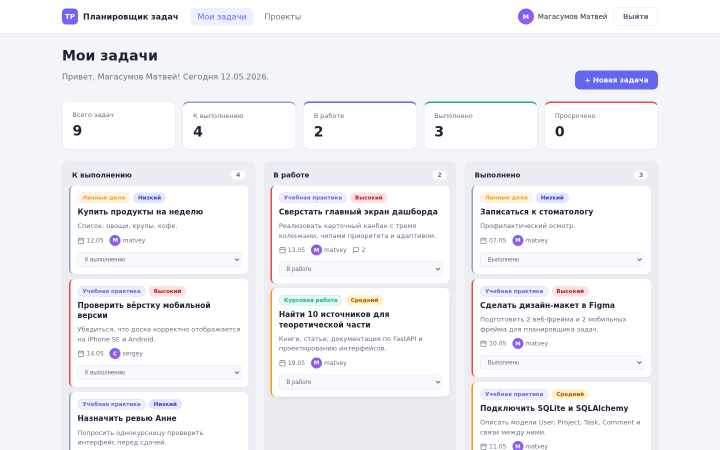
#> input picture docs/screenshots/web_01_dashboard.png, 1440 x 900 px (shown at 1/2 size)
$ python build_figma_canvas.py
#> lines starting #> are read from the running program, lines starting #| are printed output that depends on the picture
"""Сборка композитного изображения «как в Figma» из скриншотов приложения.

Имитирует холст Figma с 4 фреймами: 2 для веба и 2 для мобильных устройств,
с подписями и обводкой — это позволяет показать «дизайн-макет», который
студент создал, и который соответствует реализованной вёрстке.
"""
from pathlib import Path
from PIL import Image, ImageDraw, ImageFont

ROOT = Path(__file__).resolve().parent.parent
SCREENS = ROOT / "docs" / "screenshots"
OUT_DIR = ROOT / "docs" / "figma_mockups"
OUT_DIR.mkdir(parents=True, exist_ok=True)

# Параметры холста Figma
CANVAS_BG = (245, 246, 250)
FRAME_BG = (255, 255, 255)
FRAME_BORDER = (210, 213, 224)
LABEL_COLOR = (60, 65, 90)
TITLE_COLOR = (31, 34, 51)
META_COLOR = (107, 112, 128)

FRAME_LABEL_FONT_SIZE = 22
FRAME_META_FONT_SIZE = 14
CANVAS_TITLE_FONT_SIZE = 36
CANVAS_SUB_FONT_SIZE = 18

FRAME_GAP = 60
PADDING = 80
HEADER_HEIGHT = 160


def _load_font(size: int) -> ImageFont.FreeTypeFont:
    for candidate in (
        "/usr/share/fonts/truetype/dejavu/DejaVuSans-Bold.ttf",
        "/usr/share/fonts/truetype/dejavu/DejaVuSans.ttf",
        "/System/Library/Fonts/Supplemental/Arial.ttf",
    ):
        if Path(candidate).exists():
            return ImageFont.truetype(candidate, size=size)
    return ImageFont.load_default()


def add_frame(canvas: Image.Image, draw: ImageDraw.ImageDraw, src: Path,
              top_left: tuple[int, int], label: str, meta: str,
              max_width: int | None = None, max_height: int | None = None) -> tuple[int, int]:
    img = Image.open(src).convert("RGB")
    if max_width and img.width > max_width:
        ratio = max_width / img.width
        img = img.resize((max_width, int(img.height * ratio)), Image.LANCZOS)
    if max_height and img.height > max_height:
        ratio = max_height / img.height
        img = img.resize((int(img.width * ratio), max_height), Image.LANCZOS)

    x, y = top_left
    label_font = _load_font(FRAME_LABEL_FONT_SIZE)
    meta_font = _load_font(FRAME_META_FONT_SIZE)

    # Подпись над фреймом
    draw.text((x, y), label, font=label_font, fill=LABEL_COLOR)
    draw.text((x, y + FRAME_LABEL_FONT_SIZE + 4), meta, font=meta_font, fill=META_COLOR)

    frame_y = y + FRAME_LABEL_FONT_SIZE + FRAME_META_FONT_SIZE + 16
    # Рамка
    border = 2
    draw.rectangle(
        [x - border, frame_y - border, x + img.width + border, frame_y + img.height + border],
        outline=FRAME_BORDER, width=border,
    )
    # Сам фрейм
    canvas.paste(img, (x, frame_y))
    return img.width, frame_y + img.height


def build():
    # Веб-фреймы и мобильные фреймы
    web_specs = [
        ("Веб / Дашборд", "Desktop — 1440 × 900", SCREENS / "web_01_dashboard.png"),
        ("Веб / Карточка задачи", "Desktop — 1440 × 900", SCREENS / "web_02_task_detail.png"),
    ]
    mobile_specs = [
        ("Mobile / Дашборд", "iPhone — 390 × 844", SCREENS / "mobile_01_dashboard.png"),
        ("Mobile / Карточка задачи", "iPhone — 390 × 844", SCREENS / "mobile_02_task_detail.png"),
    ]

    # Размер веб-превью на холсте
    WEB_PREVIEW_W = 1200
    MOBILE_PREVIEW_W = 360

    # Считаем итоговые размеры одного «ряда» с 2 веб-фреймами
    # Каждое веб-превью займёт высоту, пропорциональную исходному (1440x900 -> 1200x750)
    web_preview_h = int(WEB_PREVIEW_W * (900 / 1440))
    # Мобильные превью имеют высоту по своим скриншотам (берём первый для оценки)
    mobile_h_total = int(MOBILE_PREVIEW_W * (844 / 390))  # ~780

    total_w = PADDING * 2 + WEB_PREVIEW_W * 2 + FRAME_GAP
    total_h = (
        HEADER_HEIGHT
        + 50  # подпись над веб-фреймами
        + web_preview_h
        + FRAME_GAP * 2
        + 50  # подпись над мобильными фреймами
        + mobile_h_total
        + PADDING
    )

    canvas = Image.new("RGB", (total_w, total_h), CANVAS_BG)
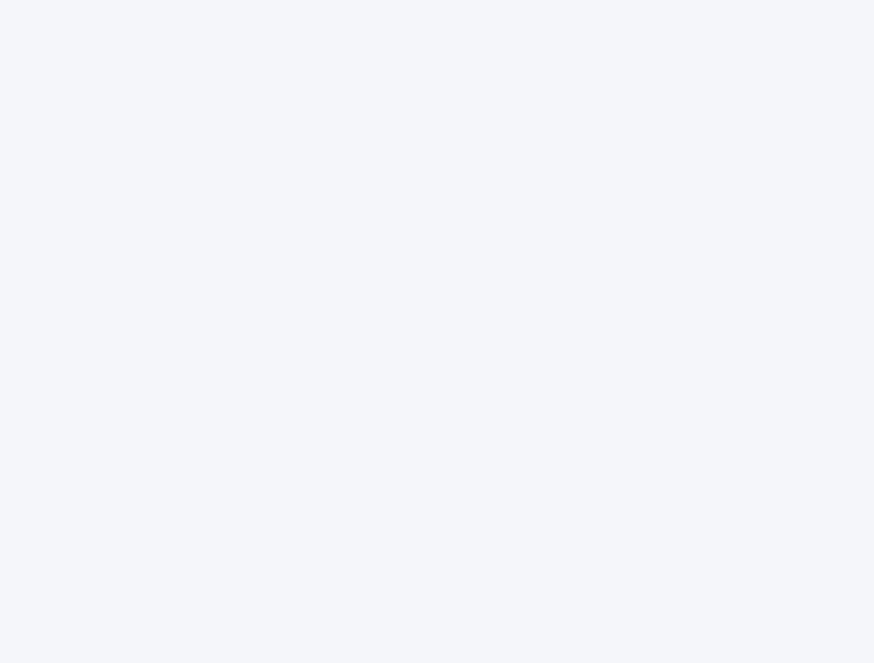
#> canvas: PIL image 2620x1989 RGB (shown at 1/3 size); mean R, G, B 245, 246, 250
    draw = ImageDraw.Draw(canvas)

    # Заголовок холста
    title_font = _load_font(CANVAS_TITLE_FONT_SIZE)
    sub_font = _load_font(CANVAS_SUB_FONT_SIZE)
    draw.text((PADDING, 60), "Планировщик задач — дизайн-макет", font=title_font, fill=TITLE_COLOR)
    draw.text(
        (PADDING, 60 + CANVAS_TITLE_FONT_SIZE + 8),
        "Учебная практика, 2 курс СПО · 4 фрейма: 2 веб + 2 мобильные",
        font=sub_font, fill=META_COLOR,
    )

    # Веб-фреймы (рядом)
    y_start = HEADER_HEIGHT + 30
    x = PADDING
    for label, meta, src in web_specs:
        add_frame(canvas, draw, src, (x, y_start), label, meta, max_width=WEB_PREVIEW_W)
#> in add_frame, img is the input picture: PIL image 1440x900 RGB; mean R, G, B 241.9, 242, 245.9
#> in add_frame, `img = img.resize((max_width, int(img.height * ratio)), Image.LANCZOS)`:
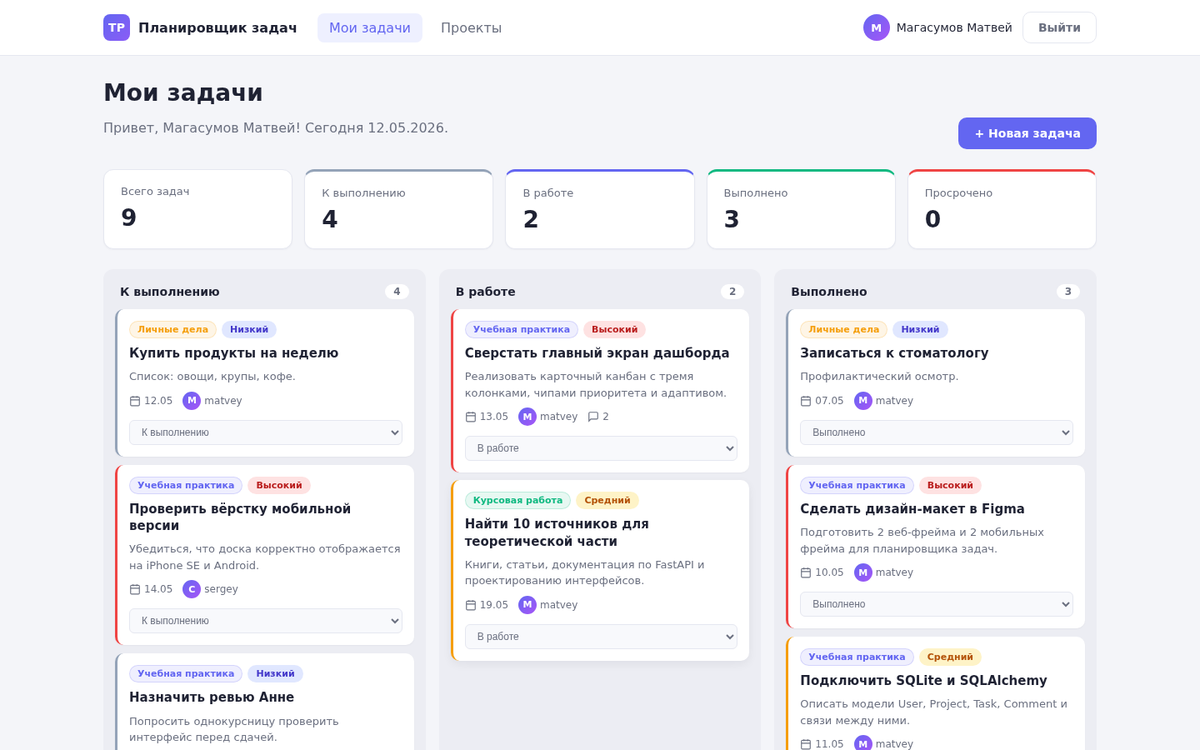
#> img: PIL image 1200x750 RGB; mean R, G, B 241.7, 241.7, 245.7
#> in add_frame, `canvas.paste(img, (x, frame_y))`:
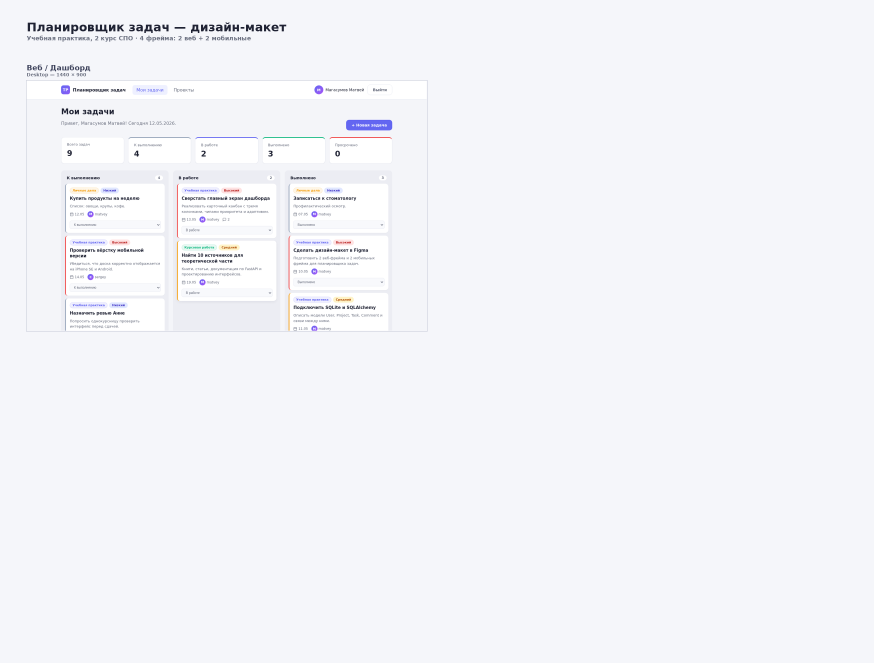
#> canvas: PIL image 2620x1989 RGB (shown at 1/3 size); mean R, G, B 243.9, 244.7, 248.8
        x += WEB_PREVIEW_W + FRAME_GAP
#> pass 2 of the loop in build, `for label, meta, src in web_specs:`:
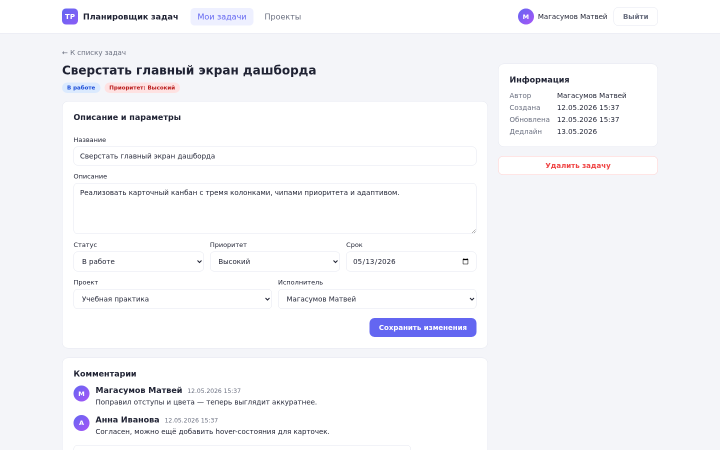
#> input picture docs/screenshots/web_02_task_detail.png, 1440 x 900 px (shown at 1/2 size)
#> in add_frame, img is the input picture: PIL image 1440x900 RGB; mean R, G, B 245.4, 245.6, 248.9

    # Мобильные фреймы (рядом, ниже)
    mobile_y = y_start + 50 + web_preview_h + FRAME_GAP * 2
    x = PADDING
    for label, meta, src in mobile_specs:
        add_frame(canvas, draw, src, (x, mobile_y), label, meta, max_width=MOBILE_PREVIEW_W)
#> call 3 of add_frame, with top_left = (80, 1110), label = 'Mobile / Дашборд', meta = 'iPhone — 390 × 844', max_width = 360
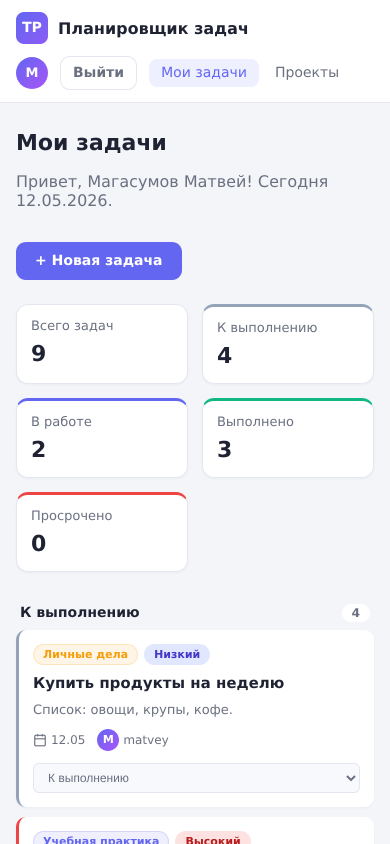
#> input picture docs/screenshots/mobile_01_dashboard.png, 780 x 1688 px (shown at 1/2 size)
#> in add_frame, img is the input picture: PIL image 780x1688 RGB; mean R, G, B 240.1, 240.3, 246.4
#> in add_frame (call 3), `img = img.resize((max_width, int(img.height * ratio)), Image.LANCZOS)`:
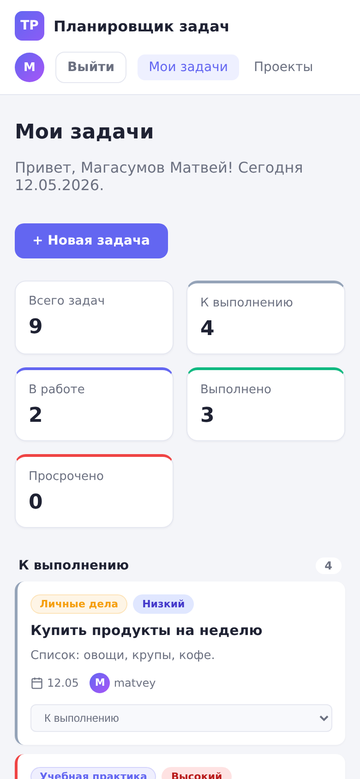
#> img: PIL image 360x779 RGB; mean R, G, B 239.9, 240.1, 246.3
        x += MOBILE_PREVIEW_W + FRAME_GAP
#> pass 2 of the loop in build, `for label, meta, src in mobile_specs:`:
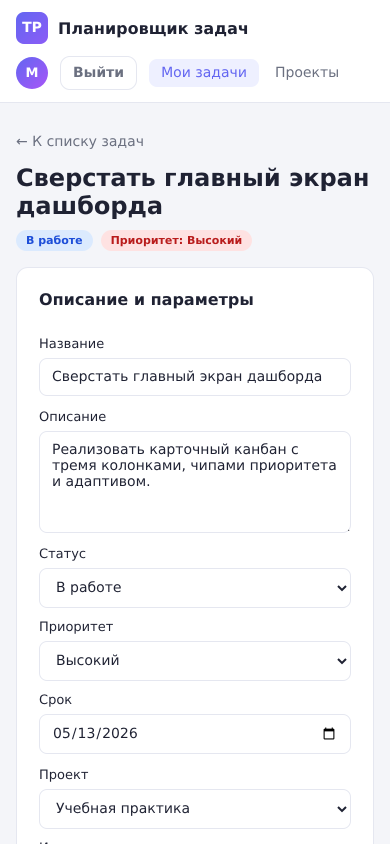
#> input picture docs/screenshots/mobile_02_task_detail.png, 780 x 1688 px (shown at 1/2 size)
#> in add_frame, img is the input picture: PIL image 780x1688 RGB; mean R, G, B 243.4, 243.3, 246.1

    out = OUT_DIR / "figma_canvas.png"
    canvas.save(out, "PNG", optimize=True)
    print(f"Saved {out} ({canvas.size[0]}x{canvas.size[1]})")
#| Saved docs/figma_mockups/figma_canvas.png (2620x1989)

    # Дополнительно: каждый фрейм отдельно — с обводкой и подписью (как будто экспортированный из Figma)
    for label, meta, src in (*web_specs, *mobile_specs):
        is_mobile = "Mobile" in label
        preview_w = MOBILE_PREVIEW_W * 2 if is_mobile else WEB_PREVIEW_W
        img = Image.open(src).convert("RGB")
        if img.width > preview_w:
            ratio = preview_w / img.width
#> ratio = 0.833
            img = img.resize((preview_w, int(img.height * ratio)), Image.LANCZOS)
        margin = 40
        frame_w = img.width + margin * 2
#> frame_w = 1280
        frame_h = img.height + margin * 2 + 80
#> frame_h = 910
        canvas2 = Image.new("RGB", (frame_w, frame_h), CANVAS_BG)
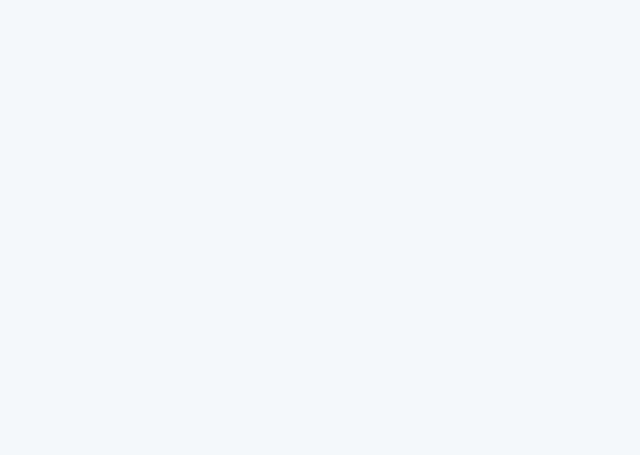
#> canvas2: PIL image 1280x910 RGB (shown at 1/2 size); mean R, G, B 245, 246, 250
        draw2 = ImageDraw.Draw(canvas2)
        draw2.text((margin, 24), label, font=_load_font(FRAME_LABEL_FONT_SIZE), fill=LABEL_COLOR)
        draw2.text((margin, 24 + FRAME_LABEL_FONT_SIZE + 4), meta, font=_load_font(FRAME_META_FONT_SIZE), fill=META_COLOR)
        frame_y = margin + 60
        draw2.rectangle(
            [margin - 2, frame_y - 2, margin + img.width + 2, frame_y + img.height + 2],
            outline=FRAME_BORDER, width=2,
        )
        canvas2.paste(img, (margin, frame_y))
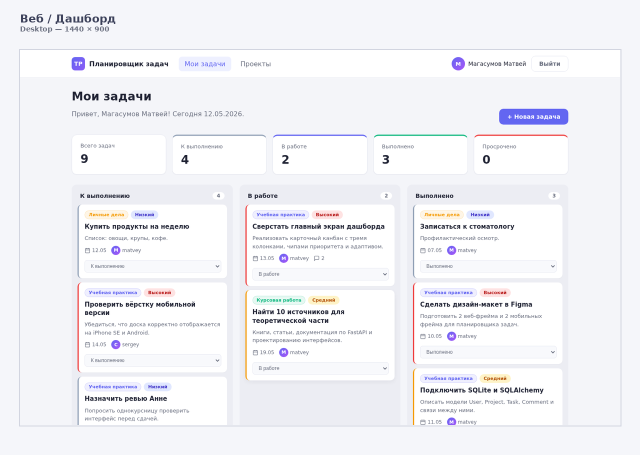
#> canvas2: PIL image 1280x910 RGB (shown at 1/2 size); mean R, G, B 241.9, 242.2, 246.2
        slug = src.stem  # web_01_dashboard
        out2 = OUT_DIR / f"frame_{slug}.png"
        canvas2.save(out2, "PNG", optimize=True)
        print(f"Saved {out2}")
#> pass 2 of the loop in build, `for label, meta, src in (*web_specs, *mobile_specs):`:
#> in build, `canvas2.paste(img, (margin, frame_y))`:
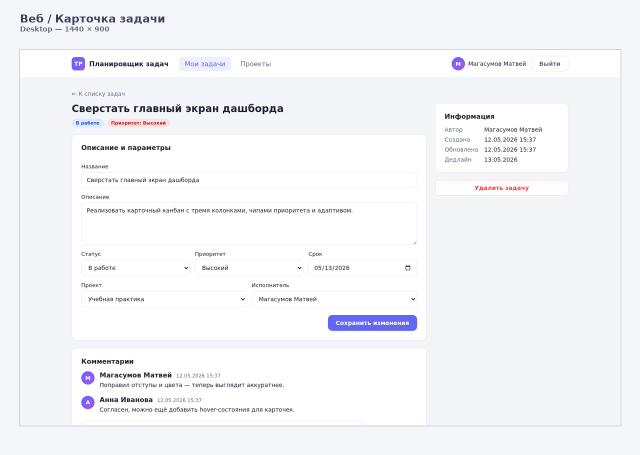
#> canvas2: PIL image 1280x910 RGB (shown at 1/2 size); mean R, G, B 244.5, 245, 248.5


if __name__ == "__main__":
    build()
